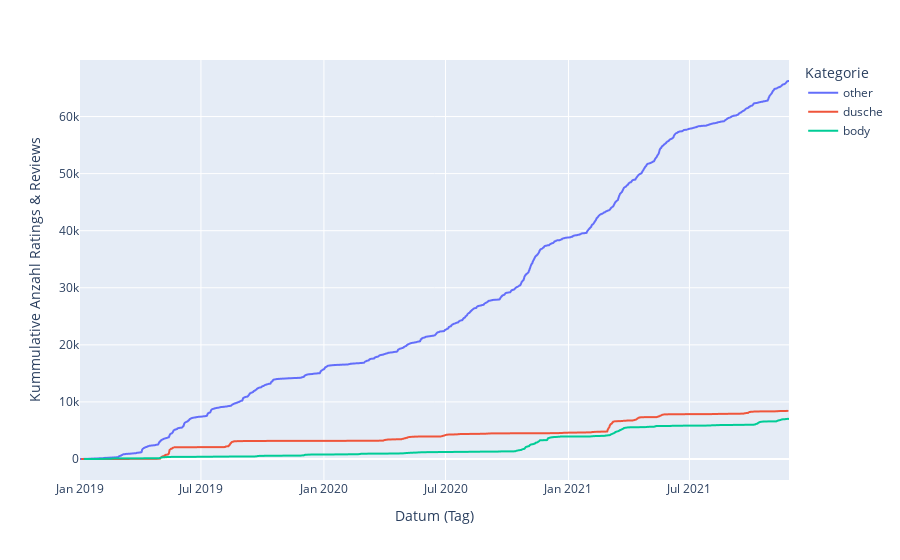

Source (notebook cell):
### Code cell
fig = px.line(reviews_cumulated, x = 'date', y = 'count_cum', color = 'category',
              labels= {'count_cum':'Kummulative Anzahl Ratings & Reviews', 'date' : 'Datum (Tag)',
                      'category': 'Kategorie'})

fig.show()

### Figure 1 — Plotly figure (JSON) as saved in the notebook; plotly's stock layout.template omitted (floating-point values rounded to 4 significant figures; data arrays with more than 128 entries replaced by an {"elided": "..."} marker saying what was removed)
{"data": [{"hovertemplate": "Kategorie=other<br>Datum (Tag)=%{x}<br>Kummulative Anzahl Ratings & Reviews=%{y}<extra></extra>", "legendgroup": "other", "line": {"color": "#636efa", "dash": "solid"}, "mode": "lines", "name": "other", "showlegend": true, "type": "scattergl", "x": {"elided": "1057 str values"}, "xaxis": "x", "y": {"elided": "1057 int values"}, "yaxis": "y"}, {"hovertemplate": "Kategorie=dusche<br>Datum (Tag)=%{x}<br>Kummulative Anzahl Ratings & Reviews=%{y}<extra></extra>", "legendgroup": "dusche", "line": {"color": "#EF553B", "dash": "solid"}, "mode": "lines", "name": "dusche", "showlegend": true, "type": "scattergl", "x": {"elided": "552 str values"}, "xaxis": "x", "y": {"elided": "552 int values"}, "yaxis": "y"}, {"hovertemplate": "Kategorie=body<br>Datum (Tag)=%{x}<br>Kummulative Anzahl Ratings & Reviews=%{y}<extra></extra>", "legendgroup": "body", "line": {"color": "#00cc96", "dash": "solid"}, "mode": "lines", "name": "body", "showlegend": true, "type": "scattergl", "x": {"elided": "667 str values"}, "xaxis": "x", "y": {"elided": "667 int values"}, "yaxis": "y"}], "layout": {"legend": {"title": {"text": "Kategorie"}, "tracegroupgap": 0}, "margin": {"t": 60}, "xaxis": {"anchor": "y", "domain": [0, 1], "title": {"text": "Datum (Tag)"}}, "yaxis": {"anchor": "x", "domain": [0, 1], "title": {"text": "Kummulative Anzahl Ratings & Reviews"}}}}
